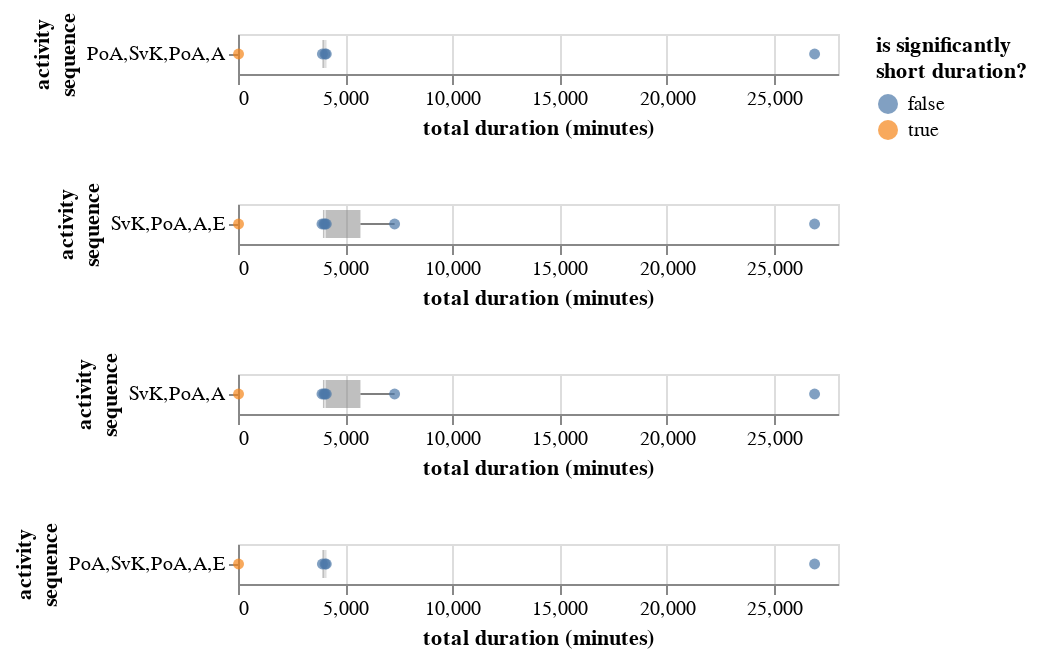

Notebook cell for this chart:
### Code cell
# alt.layer(
#     alt.Chart(seq_log[seq_log['seq'] == 'GSoC,PoA,A']).mark_boxplot(outliers={'size': 0}).encode(
#         x='total_duration:Q',
#         y='seq:N',
#         color=alt.value('grey'),
#         opacity=alt.value(0.5)
#     ),
#     alt.Chart(seq_log[seq_log['seq'] == 'GSoC,PoA,A']).mark_circle().encode(
#         x='total_duration:Q',
#         y='seq:N',
#         color='is_short_duration:N'
#     ),
# )

charts = []
for seq in short_seqs:
    data = seq_log[seq_log['seq'] == seq]
    charts.append(
        alt.layer(
            alt.Chart(data).mark_boxplot(outliers={'size': 0}).encode(
                x=alt.X('total_duration:Q').title('total duration (minutes)'),
                y=alt.Y('seq:N').title(['activity', 'sequence']),
                color=alt.value('grey'),
                opacity=alt.value(0.5)
            ),
            alt.Chart(data).mark_circle().encode(
                x=alt.X('total_duration:Q').title('total duration (minutes)'),
                y=alt.Y('seq:N').title(['activity', 'sequence']),
                color=alt.Color('is_short_duration:N').title([
                    'is significantly', 'short duration?'
                ]),
                tooltip=['resource', 'case_id', 'total_duration']
            )
        )
    )

alt.vconcat(*charts).resolve_scale(x='independent')
